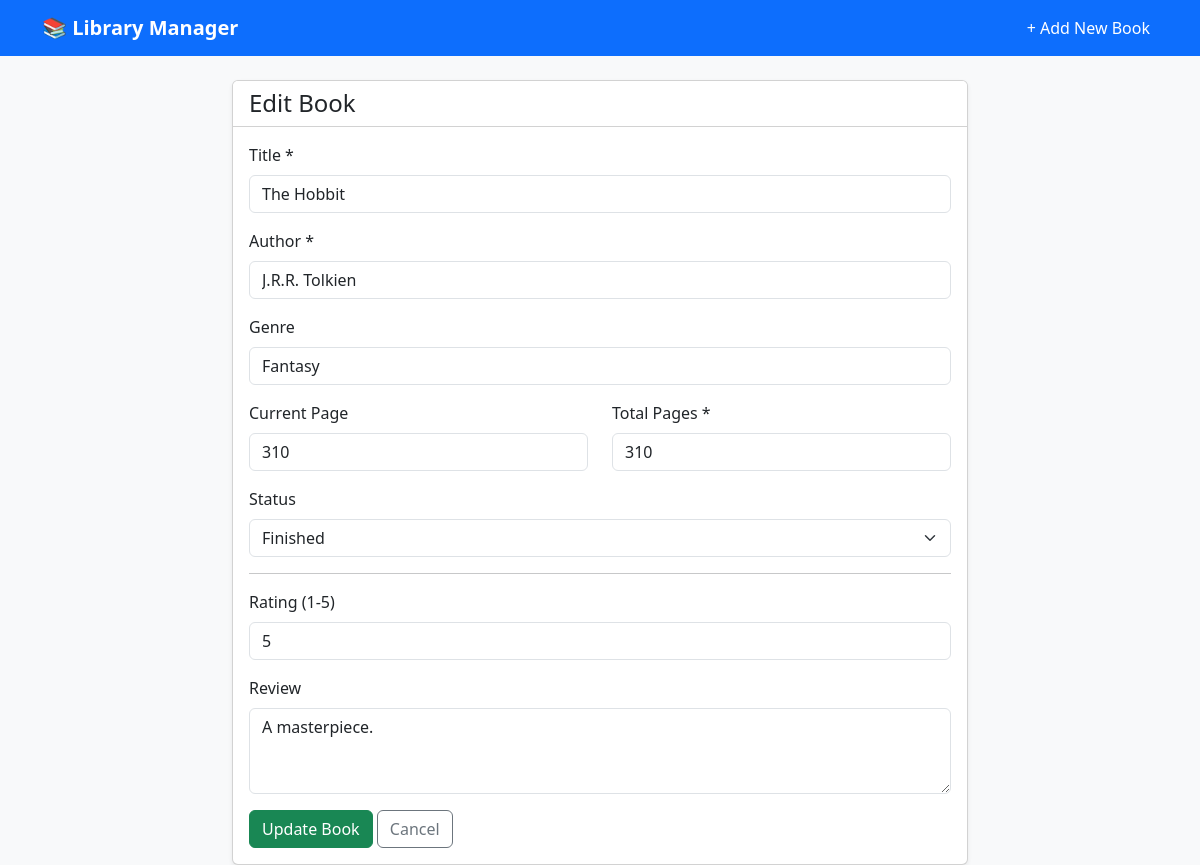
The app's page /1/edit with its own data.
### tables this page shows
CREATE TABLE books (
            id INTEGER PRIMARY KEY AUTOINCREMENT,
            title TEXT NOT NULL,
            author TEXT NOT NULL,
            genre TEXT,
            pages INTEGER NOT NULL,
            current_page INTEGER DEFAULT 0,
            status TEXT NOT NULL DEFAULT 'Want to Read',
            rating INTEGER,
            review TEXT
        );

### app.py (the view, shortened to what this page needs)
@app.route('/<int:book_id>/edit', methods=('GET', 'POST'))
def edit_book(book_id):
    conn = get_db_connection()
    book = conn.execute('SELECT * FROM books WHERE id = ?', (book_id,)).fetchone()
    if book is None:
        conn.close()
        flash('Book not found.', 'danger')
        return redirect(url_for('index'))
    conn.close()
    return render_template('edit.html', book=book)

### database.py (called while the page is built)
def get_db_connection():
    conn = sqlite3.connect(DATABASE_NAME)
    conn.row_factory = sqlite3.Row
    return conn

### templates/edit.html (shortened to what this page needs)
{% extends 'base.html' %}
{% block content %}
<div class="row justify-content-center">
    <div class="col-md-8">
        <div class="card shadow-sm">
            <div class="card-header bg-white">
                <h4 class="mb-0">Edit Book</h4>
            </div>
            <div class="card-body">
                <form method="POST">
                    <div class="mb-3">
                        <label class="form-label">Title *</label>
                        <input type="text" name="title" class="form-control" value="{{ book['title'] }}" required>
                    </div>
                    <div class="mb-3">
                        <label class="form-label">Author *</label>
                        <input type="text" name="author" class="form-control" value="{{ book['author'] }}" required>
                    </div>
                    <div class="mb-3">
                        <label class="form-label">Genre</label>
                        <input type="text" name="genre" class="form-control" value="{{ book['genre'] }}">
                    </div>
                    <div class="row mb-3">
                        <div class="col-md-6">
                            <label class="form-label">Current Page</label>
                            <input type="number" name="current_page" class="form-control" min="0" max="{{ book['pages'] }}" value="{{ book['current_page'] }}">
                        </div>
                        <div class="col-md-6">
                            <label class="form-label">Total Pages *</label>
                            <input type="number" name="pages" class="form-control" min="1" value="{{ book['pages'] }}" required>
                        </div>
                    </div>
                    <div class="mb-3">
                        <label class="form-label">Status</label>
                        <select name="status" class="form-select">
                            <option value="Finished" {% if book['status'] == 'Finished' %}selected{% endif %}>Finished</option>
                        </select>
                    </div>
                    <hr>
                    <div class="mb-3">
                        <label class="form-label">Rating (1-5)</label>
                        <input type="number" name="rating" class="form-control" min="1" max="5" value="{{ book['rating'] or '' }}">
                    </div>
                    <div class="mb-3">
                        <label class="form-label">Review</label>
                        <textarea name="review" class="form-control" rows="3">{{ book['review'] }}</textarea>
                    </div>
                    <button type="submit" class="btn btn-success">Update Book</button>
                    <a href="{{ url_for('view_book', book_id=book['id']) }}" class="btn btn-outline-secondary">Cancel</a>
                </form>
            </div>
        </div>
    </div>
</div>
{% endblock %}

### templates/base.html (style rules this page uses)
body { background-color: #f8f9fa; }

### records on screen
books: title "The Hobbit", author "J.R.R. Tolkien", genre "Fantasy", current_page "310", pages "310", status "Finished", rating "5", review "A masterpiece."
